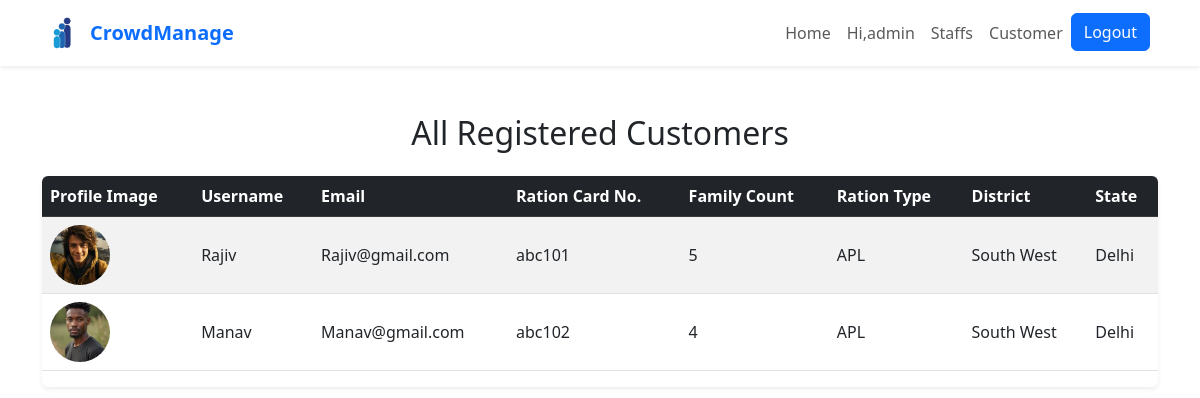
Before: /allCustomerList/ (signed in) with the older database file.
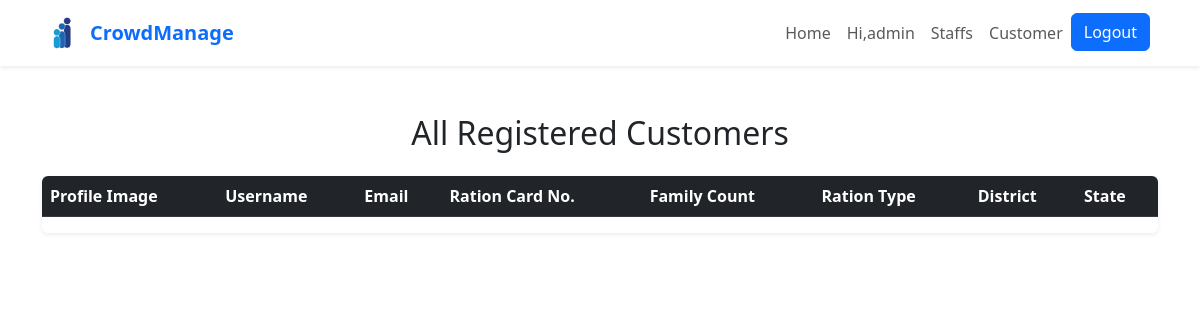
After: the same page with the newer database file.
### Customer/models.py (models this page shows, shortened)
class CustomerProfile(models.Model):
    user = models.OneToOneField(CustomUser, on_delete=models.CASCADE)
    ration_card_number = models.CharField(max_length=20, unique=True)
    family_members_count = models.PositiveIntegerField()
    ration_type = models.CharField(max_length=10, choices=(('APL', 'APL'), ('BPL', 'BPL')))
    district = models.CharField(max_length=100)
    state = models.CharField(max_length=100)
    image = models.ImageField(upload_to=upload_to_customer, blank=True, null=True)

class CustomUser(AbstractUser):
    ROLE_CHOICES = (
        ('customer', 'Customer'),
        ('staff', 'Staff'),
    )
    role = models.CharField(max_length=10, choices=ROLE_CHOICES)

### Customer/views.py (the view)
# urls.py: path('allCustomerList/',views.allCustomerView,name="allCustomerList"),
@login_required
def allCustomerView(request):
    customers = CustomerProfile.objects.select_related('user')
    return render(request, 'Customer/allCustomerList.html', {'customers': customers})

### Customer/templates/Customer/allCustomerList.html
{% extends 'Customer/base.html' %}
{% block main-content %}
<link href="https://cdn.jsdelivr.net/npm/bootstrap@5.3.0/dist/css/bootstrap.min.css" rel="stylesheet">
<div class="container my-5">
  <h2 class="mb-4 text-center">All Registered Customers</h2>
  <div class="table-responsive shadow-sm rounded">
    <table class="table table-striped table-hover align-middle">
      <thead class="table-dark">
        <tr>
          <th scope="col">Profile Image</th>
          <th scope="col">Username</th>
          <th scope="col">Email</th>
          <th scope="col">Ration Card No.</th>
          <th scope="col">Family Count</th>
          <th scope="col">Ration Type</th>
          <th scope="col">District</th>
          <th scope="col">State</th>
        </tr>
      </thead>
      <tbody>
        {% for profile in customers %}
        <tr>
          <td>
            {% if profile.image %}
              <img src="{{ profile.image.url }}" alt="Profile Image" class="rounded-circle" width="60" height="60" style="object-fit: cover;">
            {% else %}
              <span class="text-muted">N/A</span>
            {% endif %}
          </td>
          <td>{{ profile.user.username }}</td>
          <td>{{ profile.user.email }}</td>
          <td>{{ profile.ration_card_number }}</td>
          <td>{{ profile.family_members_count }}</td>
          <td>{{ profile.ration_type }}</td>
          <td>{{ profile.district }}</td>
          <td>{{ profile.state }}</td>
        </tr>
        {% endfor %}
      </tbody>
    </table>
  </div>
</div>
{% endblock main-content %}

Changed rows visible on the page:
removed CustomerProfile: image (picture), user.username "Rajiv", user.email "Rajiv@gmail.com", ration_card_number "abc101", family_members_count "5", ration_type "APL", district "South West", state "Delhi"
removed CustomerProfile: image (picture), user.username "Manav", user.email "Manav@gmail.com", ration_card_number "abc102", family_members_count "4", ration_type "APL", district "South West", state "Delhi"
